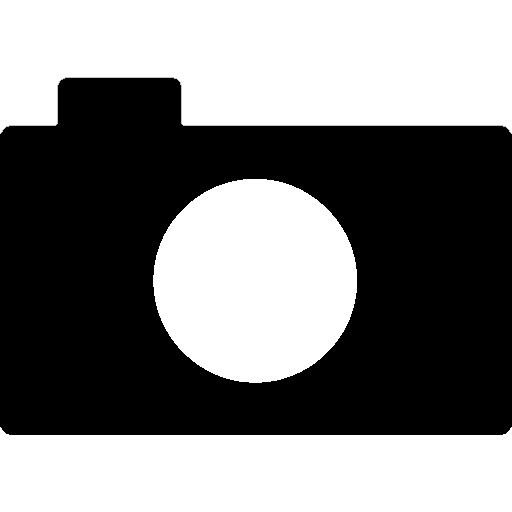
#> input picture images/camera.png, 512 x 512 px
$ python Main.py
#> lines starting #> are read from the running program, lines starting #| are printed output that depends on the picture; pictures that were not available may be replaced by others from this repository, and a replacement may not be noted
import cv2
import numpy as np
import mediapipe as mp
import math

width = 1920
height = 1080

'''MediaPipe'''
mp_drawing = mp.solutions.drawing_utils
mp_drawing_styles = mp.solutions.drawing_styles
mp_hands = mp.solutions.hands

std_ratio = 1
t_ratio = 1
ratio = 1

'''초기값'''
cap = cv2.VideoCapture(0)
cap.set(cv2.CAP_PROP_FRAME_WIDTH, int(width/3))
cap.set(cv2.CAP_PROP_FRAME_HEIGHT, int(height/3))

empty_canvas1 = np.zeros((height,width,3),np.uint8)+255
empty_canvas2 = np.zeros((height,width,3),np.uint8)

icons_name = ['camera.png','draw.png','back.png','resize.png','contrast.png','brightness.png','magic.png']
icons = [cv2.resize(cv2.imread('images/'+name),(100,100)) for name in icons_name]
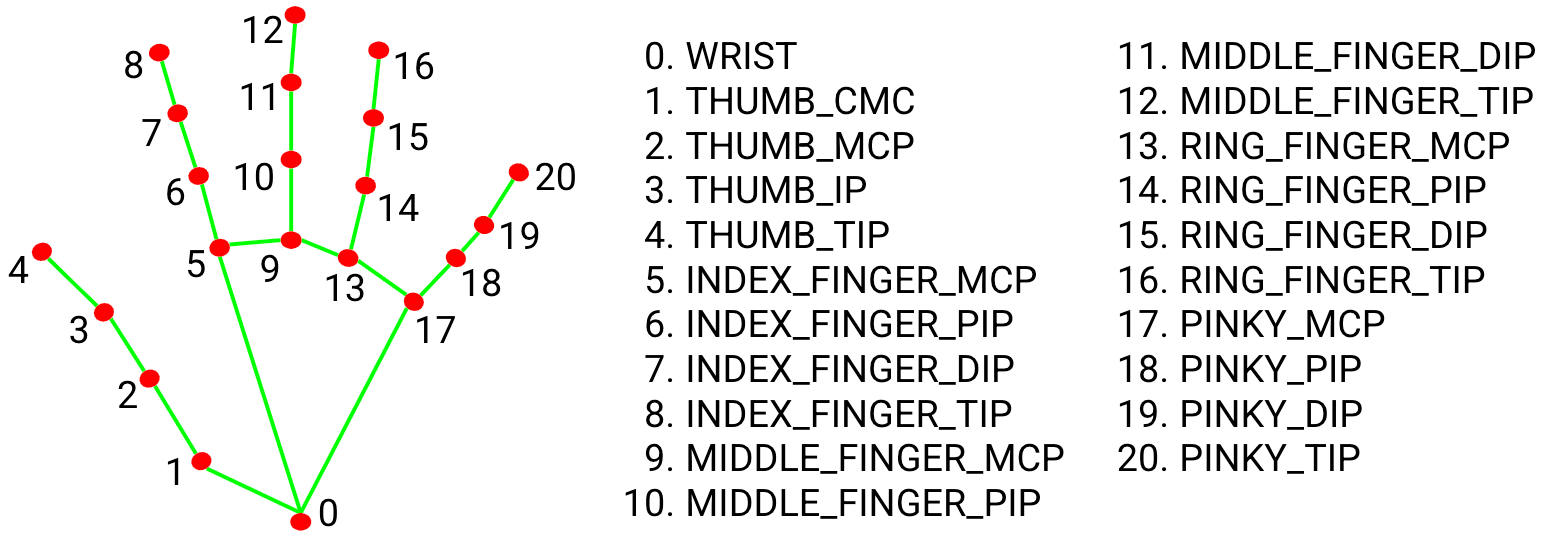
#> input picture hand_landmarks.png, 1543 x 538 px, given in place of draw.png, which was not available
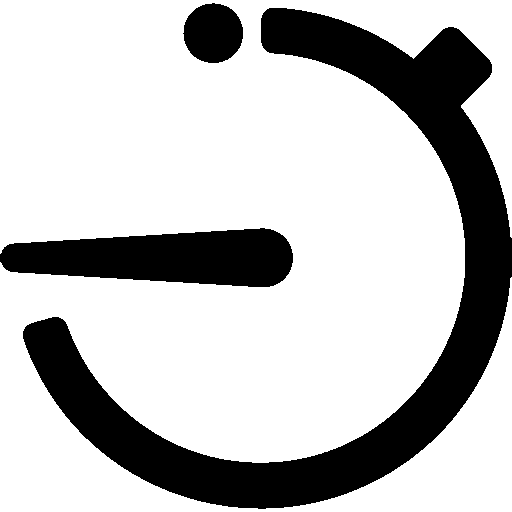
#> input picture images/back.png, 512 x 512 px
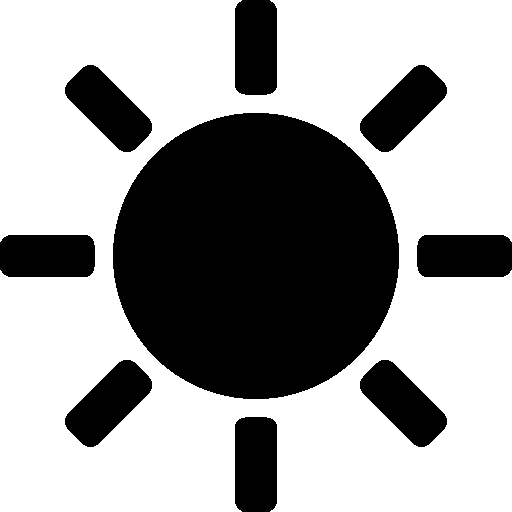
#> input picture images/brightness.png, 512 x 512 px
#> (the run stopped early here; a loop or call above may not have finished)
